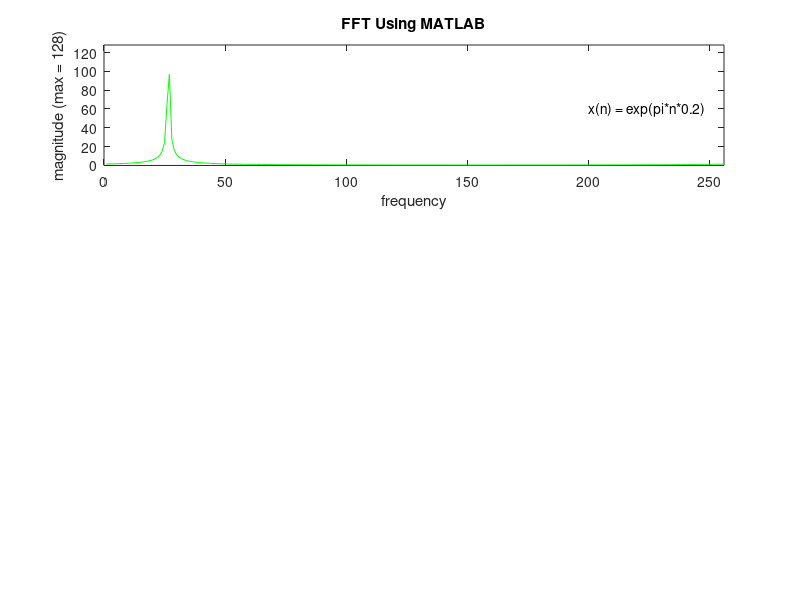

Source code (MATLAB): (Note: this script raises an error after producing the figure.)

clc;
XMIN = 0;
XMAX = 256 ;
YMIN = 0;
YMAX = 128;
k = 0.2;
n = [0:255];
r = 128*cos(pi*n*k);    % Tallies with the c code input_generator.c.
i = 128*sin(pi*n*k);
x1 = r + j*i;
X1 = abs(fft(x1,256));
subplot(3,1,1)
plot(X1/256,'g'),axis([XMIN XMAX YMIN YMAX]),title('FFT Using MATLAB'),xlabel('frequency'),ylabel('magnitude (max = 128)'),  text(200,60,'x(n) = exp(pi*n*0.2)');

x2r = numeric02(:,2);
x2i = numeric02(:,3);
X2 = sqrt(x2r.^2 + x2i.^2);
subplot(3,1,2)
plot(X2,'c'),axis([XMIN XMAX YMIN YMAX]),title('FFT Using C'), xlabel('frequency'),ylabel('magnitude (max = 128)');

a = k02(:,1);
for n=1:256
    x3r(n) = a(2*n-1,1);
    x3i(n) = a(2*n,1);
    X3(n) = sqrt(x3r(n)^2 + x3i(n)^2);
end
subplot(3,1,3)
plot(X3,'r'),axis([XMIN XMAX YMIN YMAX]),title('FFT Using the FFT Verilog Module'), xlabel('frequency'),ylabel('magnitude (max = 128)');